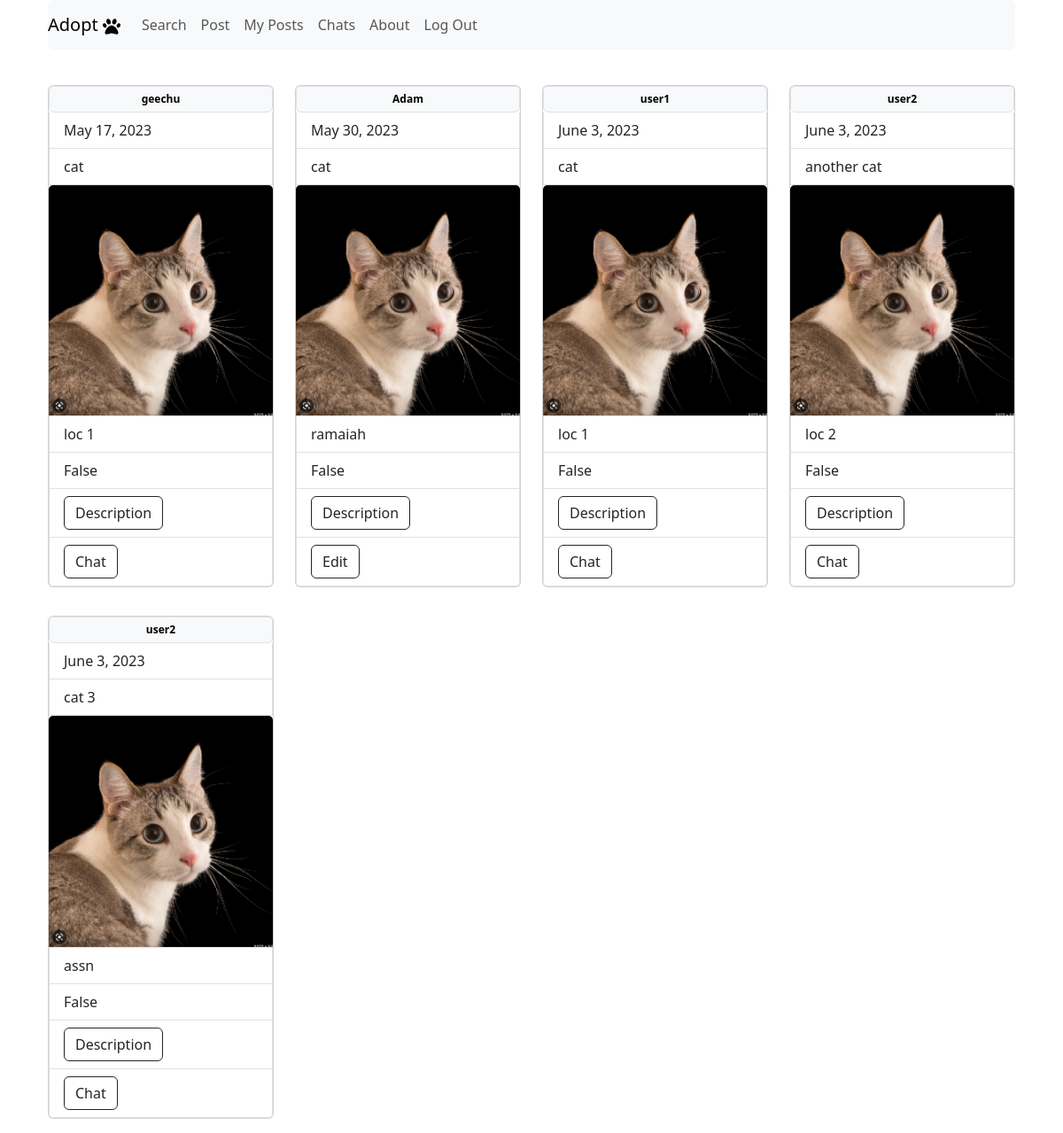
Screenshot of /search/ (signed in) with the database file from the repository.
### upload/models.py (models this page shows)
class upload_img(models.Model):
    dateTime = models.DateField(auto_now=True)
    user = models.ForeignKey(User, on_delete=models.CASCADE, default=None)
    animal = models.CharField(max_length=15)
    image = models.ImageField(upload_to='images')
    location = models.CharField(max_length=50)
    description = models.CharField(max_length=200)
    adopted = models.BooleanField(default=False)

### data/views.py (the view)
# urls.py: path('search/', views.feed_view, name='search')
@login_required
def feed_view(request, *args, **kwargs):
    db_objects = upload_img.objects.all()
    context = dict()
    context['data'] = db_objects
    context['user'] = request.user
    print(db_objects)
    return render(request, 'post/display.html', context)

### templates/post/display.html (shortened to what this page needs)
{% extends 'base.html' %}
{% block content %}
    <div class="container">
        <div class="row row-cols-1 row-cols-sm-2 row-cols-md-3 row-cols-lg-4">
            {%  for item in data %}
            <div class="col">
                <div class="card mt-3 mb-3">
                    <ul class="list-group">
                        <li class="list-group-item badge text-bg-light">{{ item.user }}</li>
                        <li class="list-group-item">{{ item.dateTime }}</li>
                        <li class="list-group-item">{{ item.animal }}</li>
                        <img src="{{ item.image.url }}" class="card-img-top" alt="Image">
                        <li class="list-group-item">{{ item.location }}</li>
                        <li class="list-group-item">{{ item.adopted }}</li>
                        <li class="list-group-item">
                            <button class="btn btn-outline-dark" type="button" data-bs-toggle="collapse" data-bs-target="#collapseExample" aria-expanded="false" aria-controls="collapseExample">
                                Description
                            </button>
                            <br>
                        </li>
                        {% if item.user != user %}
                            <li class="list-group-item"><a href="/chats/{{ item.user }}_chat/" class="btn btn-outline-dark">Chat</a></li>
                        {% else %}
                            <li class="list-group-item"><a href="/{{ item.id }}/edit/" class="btn btn-outline-dark">Edit</a></li>
                        {% endif %}
                    </ul>
            </div>
            </div>
        {% endfor %}
        </div>
    </div>
{%  endblock %}

### templates/base.html (shortened to what this page needs)
<!doctype html>
<html lang="en">
  <head>
    <link href="https://cdn.jsdelivr.net/npm/bootstrap@5.3.0-alpha3/dist/css/bootstrap.min.css" rel="stylesheet">
  </head>
  <body class="container">
    <div class="container">
        <nav class="navbar navbar-expand-lg navbar-light bg-light rounded">
            <a class="navbar-brand" href="/">Adopt
            </a>
            <div class="collapse navbar-collapse" id="navbarNav">
              <ul class="navbar-nav ml-auto">
                <li class="nav-item">
                  <a class="nav-link" href="/search" id="search">Search</a>
                </li>
                <li class="nav-item">
                  <a class="nav-link" href="/post" id="post">Post</a>
                </li>
                <li class="nav-item">
                  <a class="nav-link" href="/my posts" id="my posts">My Posts</a>
                </li>
                <li class="nav-item">
                  <a class="nav-link" href="/chats" id="my posts">Chats</a>
                </li>
                <li class="nav-item">
                  <a class="nav-link" href="/about" id="about">About</a>
                </li>
                <li>
                  {% if user.is_authenticated %}
                  <div class="ml-auto">
                    <li class="nav-item">
                      <a href="{% url 'logout' %}" class="nav-link">Log Out</a>
                    </li>
                  </div>
                 {% else %}
                  <div class="ml-auto">
                  <li class="nav-item">
                    <a href="{% url 'login' %}" class="nav-link">Log In</a>
                  </li>
                  {% endif %}
                  </div>
            </div>
    <br>
    {% block content %}{% endblock %}
  </body>
</html>

### rows the page displays
upload_img: user "geechu", dateTime "May 17, 2023", animal "cat", image (picture), location "loc 1", adopted "False"
upload_img: user "Adam", dateTime "May 30, 2023", animal "cat", image (picture), location "ramaiah", adopted "False"
upload_img: user "user1", dateTime "June 3, 2023", animal "cat", image (picture), location "loc 1", adopted "False"
upload_img: user "user2", dateTime "June 3, 2023", animal "another cat", image (picture), location "loc 2", adopted "False"
upload_img: user "user2", dateTime "June 3, 2023", animal "cat 3", image (picture), location "assn", adopted "False"
